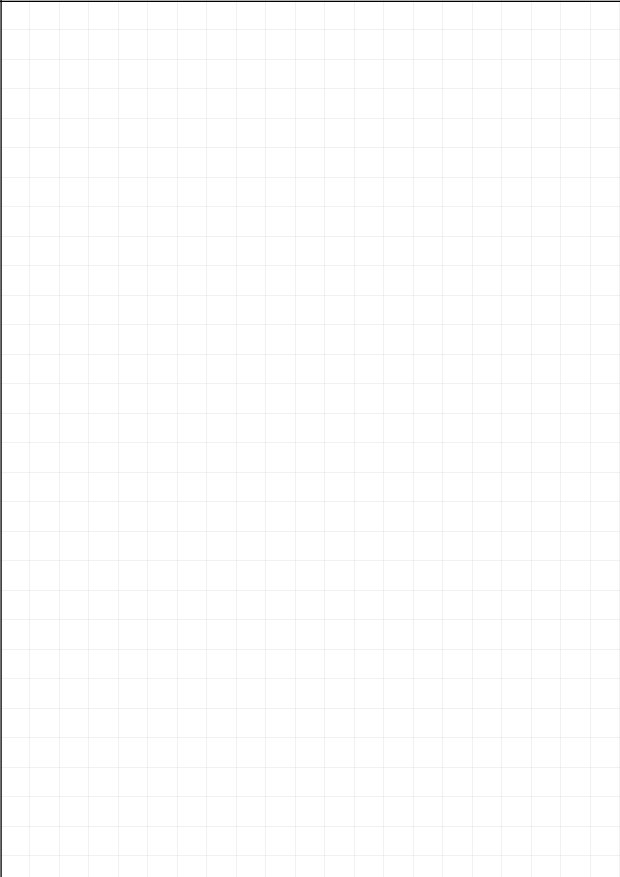
#> input picture tests/precise_test_0.5_0.4mm.jpg, 2480 x 3508 px, found by its file name (shown at 1/4 size)
$ python analyze_error.py
#> lines starting #> are read from the running program, lines starting #| are printed output that depends on the picture; after the words box and inside, x2 and y2 are one past the last pixel; in counts of white or black regions, pixels touching at a corner belong together
# -*- coding: utf-8 -*-
"""
误差分析与测试
"""

import os
import cv2
import numpy as np


def analyze_image_structure():
    """分析图像结构，找出问题"""

    # 读取原始测试图像
    img = cv2.imread("tests/precise_test_0.5_0.4mm.jpg")
#> img is the input picture: shape (3508, 2480, 3); min 0, max 255, mean 253.2
    gray = cv2.cvtColor(img, cv2.COLOR_BGR2GRAY)

    h, w = gray.shape
#> h = 3508; w = 2480

    # 提取左上角区域
    roi = gray[0:100, 0:100]
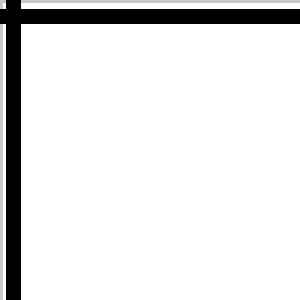
#> roi: shape (100, 100) (shown 3 times larger); min 0, max 255, mean 229.1

    print("=" * 60)
    print("图像分析")
    print("=" * 60)
    print(f"图像尺寸: {w} x {h}")
#| 图像尺寸: 2480 x 3508
    print(f"ROI 区域: 100 x 100")

    # 分析像素值
    print(f"\n左上角像素值统计:")
    print(f"  最小值: {np.min(roi)}")
#|   最小值: 0
    print(f"  最大值: {np.max(roi)}")
#|   最大值: 255
    print(f"  平均值: {np.mean(roi):.2f}")
#|   平均值: 229.10
    print(f"  标准差: {np.std(roi):.2f}")
#|   标准差: 75.66

    # 边缘检测
    edges = cv2.Canny(roi, 30, 100)
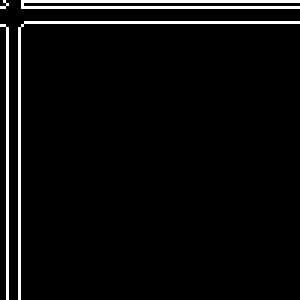
#> edges: shape (100, 100) (shown 3 times larger); 4.7% white in thin lines or dots

    # 投影分析
    v_proj = np.sum(edges, axis=0)
#> v_proj = 100 values, max 23460 at index 2, min 0 at index 3, mean 1193.4
    h_proj = np.sum(edges, axis=1)
#> h_proj = 100 values, max 24225 at index 2, min 0 at index 3, mean 1193.4

    print(f"\n边缘检测结果:")
    print(f"  边缘点数量: {np.sum(edges > 0)}")
#|   边缘点数量: 468

    # 找峰值
    print(f"\n垂直投影 (前20像素):")
    for i in range(min(20, len(v_proj))):
        if v_proj[i] > 0:
            print(f"  X={i}: {v_proj[i]}")
#> this loop made 20 passes
#|   X=0: 510
#|   X=1: 765
#|   X=2: 23460
#|   X=6: 23205
#|   X=7: 1020
#|   X=8: 765
#|   X=9: 765
#|   X=10: 765
#> (further printed lines are left out)

    print(f"\n水平投影 (前20像素):")
    for i in range(min(20, len(h_proj))):
        if h_proj[i] > 0:
            print(f"  Y={i}: {h_proj[i]}")

    # 问题分析
    print("\n" + "=" * 60)
    print("误差分析")
    print("=" * 60)
    print("问题1: 线条太细(0.5mm=5像素, 0.4mm=4像素)")
    print("问题2: 网格线干扰")
    print("问题3: 边缘效应")
    print("\n解决方案: 需要更智能的算法来区分主线条和网格线")


def create_better_test():
    """创建更好的测试图像"""

    dpi = 300
    width = 2480
    height = 3508

    # 白色背景
    img = np.ones((height, width, 3), dtype=np.uint8) * 255

    # 绘制粗黑线（在正确位置）
    h_px = int(0.5 * dpi / 25.4)  # 0.5mm = 5px
    v_px = int(0.4 * dpi / 25.4)  # 0.4mm = 4px

    # 使用粗线条以便检测
    thickness = 3

    # 绘制线条
    cv2.line(img, (0, h_px), (width, h_px), (0, 0, 0), thickness)
    cv2.line(img, (v_px, 0), (v_px, height), (0, 0, 0), thickness)

    # 添加网格作为参考（但不是太明显）
    grid_spacing = int(10 * dpi / 25.4)  # 10mm
    for x in range(0, width, grid_spacing):
        cv2.line(img, (x, 0), (x, height), (220, 220, 220), 1)
    for y in range(0, height, grid_spacing):
        cv2.line(img, (0, y), (width, y), (220, 220, 220), 1)

    cv2.imwrite("tests/better_test.jpg", img, [int(cv2.IMWRITE_JPEG_QUALITY), 95])
    print(f"\nCreated better test: {h_px}px x {v_px}px")


if __name__ == "__main__":
    analyze_image_structure()
    create_better_test()

$ run again, with tests/a4_grid_paper.jpg copied over tests/precise_test_0.5_0.4mm.jpg
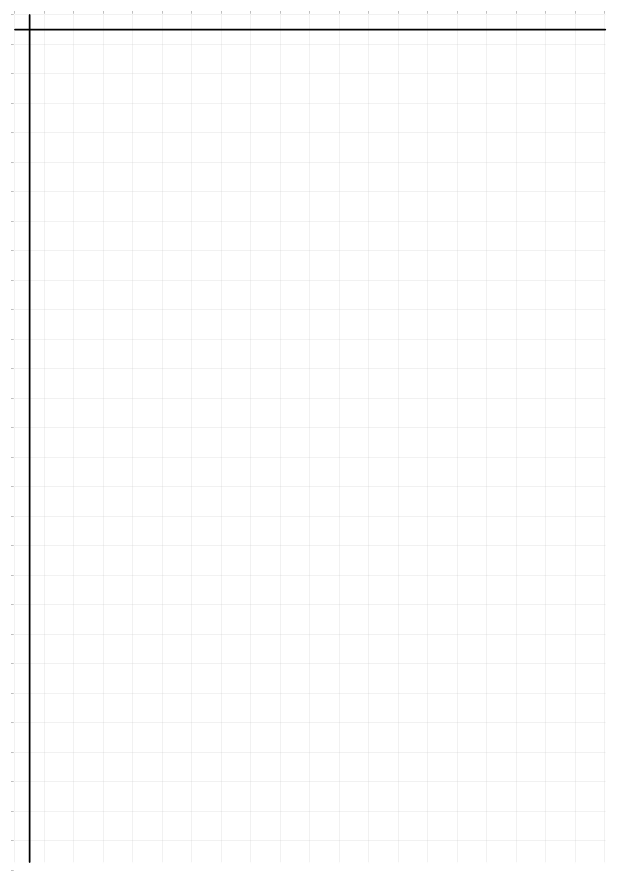
#> input picture tests/a4_grid_paper.jpg, 2480 x 3507 px, found by its file name (shown at 1/4 size)
#> in analyze_image_structure, img is the input picture: shape (3507, 2480, 3); min 0, max 255, mean 252.9
#| 图像尺寸: 2480 x 3507
#|   最小值: 0
#|   最大值: 255
#|   平均值: 253.98
#|   标准差: 12.87
#> in analyze_image_structure, `edges = cv2.Canny(roi, 30, 100)`:
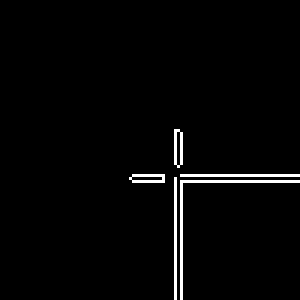
#> edges: shape (100, 100) (shown 3 times larger); 2.1% white in thin lines or dots, all inside (x1, y1, x2, y2) = (43, 43, 100, 100)
#> v_proj = 100 values, max 13515 at index 58, min 0 at index 0, mean 533
#> h_proj = 100 values, max 13260 at index 60, min 0 at index 0, mean 533
#|   边缘点数量: 209
#> the loop in analyze_image_structure, `for i in range(min(20, len(v_proj))):` made 20 passes
#> the loop in analyze_image_structure, `for i in range(min(20, len(h_proj))):` made 20 passes

$ run again, with tests/test_01_standard.jpg copied over tests/precise_test_0.5_0.4mm.jpg
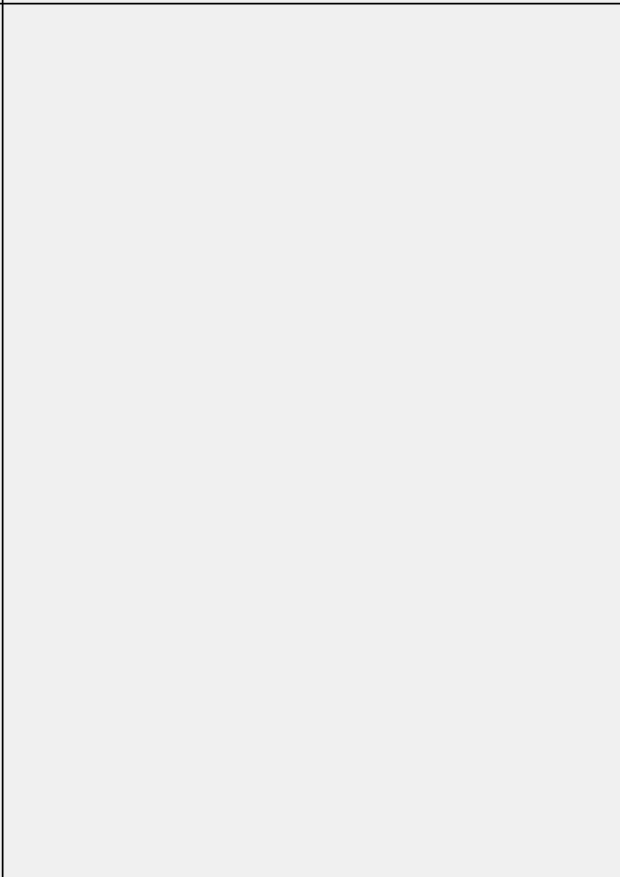
#> input picture tests/test_01_standard.jpg, 2480 x 3508 px, found by its file name (shown at 1/4 size)
#> in analyze_image_structure, img is the input picture: shape (3508, 2480, 3); min 0, max 246, mean 238.8
#> in analyze_image_structure, `roi = gray[0:100, 0:100]`:
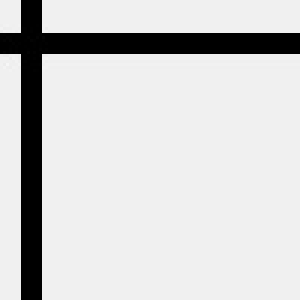
#> roi: shape (100, 100) (shown 3 times larger); min 0, max 246, mean 207.6
#| 图像尺寸: 2480 x 3508
#|   最小值: 0
#|   最大值: 246
#|   平均值: 207.59
#|   标准差: 81.98
#> in analyze_image_structure, `edges = cv2.Canny(roi, 30, 100)`:
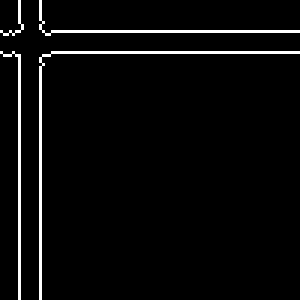
#> edges: shape (100, 100) (shown 3 times larger); 3.7% white in thin lines or dots
#> v_proj = 100 values, max 23205 at index 6, min 0 at index 8, mean 938.4
#> h_proj = 100 values, max 22440 at index 10, min 0 at index 12, mean 938.4
#|   边缘点数量: 368
#> the loop in analyze_image_structure, `for i in range(min(20, len(v_proj))):` made 20 passes
#|   X=0: 510
#|   X=1: 510
#|   X=2: 510
#|   X=3: 510
#|   X=4: 510
#> (further printed lines are left out)
#> the loop in analyze_image_structure, `for i in range(min(20, len(h_proj))):` made 20 passes
#|   Y=0: 510
#|   Y=1: 510
#|   Y=2: 510
#|   Y=3: 510
#|   Y=4: 510
#> (further printed lines are left out)
